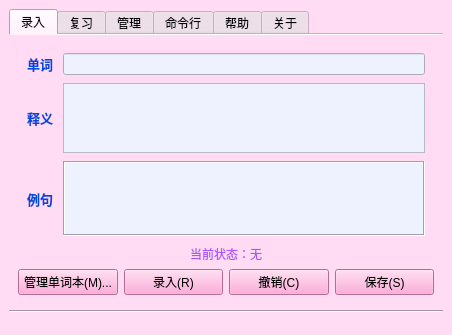
<?xml version="1.0" encoding="UTF-8"?>
<ui version="4.0">
 <class>MainWindow</class>
 <widget class="QMainWindow" name="MainWindow">
  <property name="geometry">
   <rect>
    <x>0</x>
    <y>0</y>
    <width>452</width>
    <height>329</height>
   </rect>
  </property>
  <property name="windowTitle">
   <string>MainWindow</string>
  </property>
  <property name="windowOpacity">
   <double>0.970000000000000</double>
  </property>
  <property name="styleSheet">
   <string notr="true">background-color: rgb(255, 220, 244);</string>
  </property>
  <widget class="QWidget" name="centralwidget">
   <layout class="QGridLayout" name="gridLayout">
    <property name="bottomMargin">
     <number>0</number>
    </property>
    <item row="2" column="0">
     <widget class="Line" name="line">
      <property name="orientation">
       <enum>Qt::Horizontal</enum>
      </property>
     </widget>
    </item>
    <item row="0" column="0">
     <widget class="QTabWidget" name="tabWidget">
      <property name="sizePolicy">
       <sizepolicy hsizetype="Expanding" vsizetype="Expanding">
        <horstretch>0</horstretch>
        <verstretch>0</verstretch>
       </sizepolicy>
      </property>
      <property name="font">
       <font>
        <family>Microsoft YaHei UI</family>
       </font>
      </property>
      <property name="tabShape">
       <enum>QTabWidget::Rounded</enum>
      </property>
      <property name="currentIndex">
       <number>0</number>
      </property>
      <property name="iconSize">
       <size>
        <width>12</width>
        <height>12</height>
       </size>
      </property>
      <property name="elideMode">
       <enum>Qt::ElideNone</enum>
      </property>
      <property name="documentMode">
       <bool>true</bool>
      </property>
      <widget class="QWidget" name="tab1">
       <attribute name="title">
        <string>录入</string>
       </attribute>
       <layout class="QGridLayout" name="gridLayout_2">
        <item row="5" column="0">
         <widget class="QPushButton" name="record_button_manage">
          <property name="font">
           <font>
            <family>Microsoft YaHei UI</family>
            <weight>50</weight>
            <bold>false</bold>
           </font>
          </property>
          <property name="styleSheet">
           <string notr="true">border-color: rgb(0, 0, 101);
background-color: rgb(255, 149, 206);</string>
          </property>
          <property name="text">
           <string>管理单词本(M)...</string>
          </property>
          <property name="shortcut">
           <string>Alt+M</string>
          </property>
          <property name="autoRepeatDelay">
           <number>240</number>
          </property>
          <property name="autoRepeatInterval">
           <number>70</number>
          </property>
         </widget>
        </item>
        <item row="5" column="2">
         <widget class="QPushButton" name="record_button_delete">
          <property name="font">
           <font>
            <family>Microsoft YaHei UI</family>
            <weight>50</weight>
            <bold>false</bold>
           </font>
          </property>
          <property name="styleSheet">
           <string notr="true">border-color: rgb(0, 0, 101);
background-color: rgb(255, 149, 206);</string>
          </property>
          <property name="text">
           <string>撤销(C)</string>
          </property>
          <property name="shortcut">
           <string>Alt+C</string>
          </property>
          <property name="autoRepeatDelay">
           <number>240</number>
          </property>
          <property name="autoRepeatInterval">
           <number>70</number>
          </property>
         </widget>
        </item>
        <item row="5" column="3">
         <widget class="QPushButton" name="record_button_save">
          <property name="font">
           <font>
            <family>Microsoft YaHei UI</family>
            <weight>50</weight>
            <bold>false</bold>
           </font>
          </property>
          <property name="styleSheet">
           <string notr="true">border-color: rgb(0, 0, 101);
background-color: rgb(255, 149, 206);</string>
          </property>
          <property name="text">
           <string>保存(S)</string>
          </property>
          <property name="shortcut">
           <string>Alt+S</string>
          </property>
          <property name="autoRepeatDelay">
           <number>240</number>
          </property>
          <property name="autoRepeatInterval">
           <number>70</number>
          </property>
         </widget>
        </item>
        <item row="5" column="1">
         <widget class="QPushButton" name="record_button_record">
          <property name="font">
           <font>
            <family>Microsoft YaHei UI</family>
            <weight>50</weight>
            <bold>false</bold>
           </font>
          </property>
          <property name="styleSheet">
           <string notr="true">border-color: rgb(0, 0, 101);
background-color: rgb(255, 149, 206);</string>
          </property>
          <property name="text">
           <string>录入(R)</string>
          </property>
          <property name="shortcut">
           <string>Alt+R</string>
          </property>
          <property name="autoRepeatDelay">
           <number>240</number>
          </property>
          <property name="autoRepeatInterval">
           <number>70</number>
          </property>
         </widget>
        </item>
        <item row="1" column="0" rowspan="2" colspan="4">
         <widget class="QFrame" name="frame">
          <property name="frameShape">
           <enum>QFrame::NoFrame</enum>
          </property>
          <property name="frameShadow">
           <enum>QFrame::Raised</enum>
          </property>
          <layout class="QGridLayout" name="gridLayout_3" rowstretch="2,2,4,1">
           <property name="bottomMargin">
            <number>0</number>
           </property>
           <property name="horizontalSpacing">
            <number>5</number>
           </property>
           <property name="verticalSpacing">
            <number>8</number>
           </property>
           <item row="1" column="2">
            <widget class="QPlainTextEdit" name="record_text_meaning">
             <property name="focusPolicy">
              <enum>Qt::StrongFocus</enum>
             </property>
             <property name="styleSheet">
              <string notr="true">background-color: rgb(238, 242, 255);</string>
             </property>
             <property name="tabChangesFocus">
              <bool>true</bool>
             </property>
            </widget>
           </item>
           <item row="1" column="0">
            <widget class="QLabel" name="record_label_meaing">
             <property name="font">
              <font>
               <family>Microsoft YaHei UI</family>
               <pointsize>10</pointsize>
               <weight>75</weight>
               <bold>true</bold>
              </font>
             </property>
             <property name="styleSheet">
              <string notr="true">color: rgb(0, 73, 221);</string>
             </property>
             <property name="text">
              <string>释义</string>
             </property>
            </widget>
           </item>
           <item row="2" column="2">
            <widget class="QPlainTextEdit" name="record_text_example">
             <property name="focusPolicy">
              <enum>Qt::StrongFocus</enum>
             </property>
             <property name="styleSheet">
              <string notr="true">background-color: rgb(238, 242, 255);</string>
             </property>
             <property name="frameShape">
              <enum>QFrame::Box</enum>
             </property>
             <property name="tabChangesFocus">
              <bool>true</bool>
             </property>
            </widget>
           </item>
           <item row="2" column="0">
            <widget class="QLabel" name="record_label_example">
             <property name="font">
              <font>
               <family>Microsoft YaHei UI</family>
               <pointsize>10</pointsize>
               <weight>75</weight>
               <bold>true</bold>
              </font>
             </property>
             <property name="styleSheet">
              <string notr="true">color: rgb(0, 73, 221);</string>
             </property>
             <property name="text">
              <string>例句</string>
             </property>
            </widget>
           </item>
           <item row="0" column="0">
            <widget class="QLabel" name="record_label_words">
             <property name="font">
              <font>
               <family>Microsoft YaHei UI</family>
               <pointsize>10</pointsize>
               <weight>75</weight>
               <bold>true</bold>
              </font>
             </property>
             <property name="styleSheet">
              <string notr="true">color: rgb(0, 73, 221);</string>
             </property>
             <property name="text">
              <string>单词</string>
             </property>
             <property name="alignment">
              <set>Qt::AlignLeading|Qt::AlignLeft|Qt::AlignVCenter</set>
             </property>
            </widget>
           </item>
           <item row="3" column="0" colspan="3">
            <widget class="QLabel" name="record_label_status">
             <property name="font">
              <font>
               <family>Microsoft YaHei UI</family>
               <strikeout>false</strikeout>
              </font>
             </property>
             <property name="styleSheet">
              <string notr="true">color: rgb(170, 85, 255)</string>
             </property>
             <property name="text">
              <string>当前状态：无</string>
             </property>
             <property name="alignment">
              <set>Qt::AlignCenter</set>
             </property>
            </widget>
           </item>
           <item row="0" column="2">
            <widget class="QLineEdit" name="record_text_word">
             <property name="focusPolicy">
              <enum>Qt::StrongFocus</enum>
             </property>
             <property name="styleSheet">
              <string notr="true">background-color: rgb(238, 242, 255);</string>
             </property>
            </widget>
           </item>
          </layout>
         </widget>
        </item>
       </layout>
      </widget>
      <widget class="QWidget" name="tab2">
       <attribute name="title">
        <string>复习</string>
       </attribute>
      </widget>
      <widget class="QWidget" name="tab3">
       <attribute name="title">
        <string>管理</string>
       </attribute>
      </widget>
      <widget class="QWidget" name="tab4">
       <attribute name="title">
        <string>命令行</string>
       </attribute>
      </widget>
      <widget class="QWidget" name="tab5">
       <attribute name="title">
        <string>帮助</string>
       </attribute>
       <layout class="QGridLayout" name="gridLayout_5">
        <item row="0" column="0">
         <widget class="QTextBrowser" name="textBrowser">
          <property name="frameShape">
           <enum>QFrame::NoFrame</enum>
          </property>
          <property name="verticalScrollBarPolicy">
           <enum>Qt::ScrollBarAlwaysOff</enum>
          </property>
          <property name="html">
           <string>&lt;!DOCTYPE HTML PUBLIC &quot;-//W3C//DTD HTML 4.0//EN&quot; &quot;http://www.w3.org/TR/REC-html40/strict.dtd&quot;&gt;
&lt;html&gt;&lt;head&gt;&lt;meta name=&quot;qrichtext&quot; content=&quot;1&quot; /&gt;&lt;style type=&quot;text/css&quot;&gt;
p, li { white-space: pre-wrap; }
&lt;/style&gt;&lt;/head&gt;&lt;body style=&quot; font-family:'SimSun'; font-size:9pt; font-weight:400; font-style:normal;&quot;&gt;
&lt;p style=&quot;-qt-paragraph-type:empty; margin-top:0px; margin-bottom:0px; margin-left:0px; margin-right:0px; -qt-block-indent:0; text-indent:0px; font-family:'SimSun';&quot;&gt;&lt;br /&gt;&lt;/p&gt;&lt;/body&gt;&lt;/html&gt;</string>
          </property>
         </widget>
        </item>
       </layout>
      </widget>
      <widget class="QWidget" name="tab6">
       <attribute name="title">
        <string>关于</string>
       </attribute>
       <layout class="QGridLayout" name="gridLayout_4">
        <item row="0" column="0">
         <widget class="QTextBrowser" name="about_text">
          <property name="styleSheet">
           <string notr="true"/>
          </property>
          <property name="frameShape">
           <enum>QFrame::NoFrame</enum>
          </property>
          <property name="verticalScrollBarPolicy">
           <enum>Qt::ScrollBarAlwaysOff</enum>
          </property>
          <property name="html">
           <string>&lt;!DOCTYPE HTML PUBLIC &quot;-//W3C//DTD HTML 4.0//EN&quot; &quot;http://www.w3.org/TR/REC-html40/strict.dtd&quot;&gt;
&lt;html&gt;&lt;head&gt;&lt;meta name=&quot;qrichtext&quot; content=&quot;1&quot; /&gt;&lt;style type=&quot;text/css&quot;&gt;
p, li { white-space: pre-wrap; }
&lt;/style&gt;&lt;/head&gt;&lt;body style=&quot; font-family:'SimSun'; font-size:9pt; font-weight:400; font-style:normal;&quot;&gt;
&lt;p align=&quot;center&quot; style=&quot; margin-top:0px; margin-bottom:0px; margin-left:0px; margin-right:0px; -qt-block-indent:0; text-indent:0px;&quot;&gt;&lt;span style=&quot; font-family:'Microsoft Yahei'; font-size:16pt; font-weight:600; color:#aa007f;&quot;&gt;关于&lt;/span&gt;&lt;/p&gt;
&lt;p align=&quot;center&quot; style=&quot;-qt-paragraph-type:empty; margin-top:0px; margin-bottom:0px; margin-left:0px; margin-right:0px; -qt-block-indent:0; text-indent:0px; font-family:'Microsoft Yahei'; font-size:12pt;&quot;&gt;&lt;br /&gt;&lt;/p&gt;
&lt;p align=&quot;center&quot; style=&quot;-qt-paragraph-type:empty; margin-top:0px; margin-bottom:0px; margin-left:0px; margin-right:0px; -qt-block-indent:0; text-indent:0px; font-family:'Microsoft Yahei'; font-size:12pt;&quot;&gt;&lt;br /&gt;&lt;/p&gt;
&lt;p align=&quot;center&quot; style=&quot; margin-top:0px; margin-bottom:0px; margin-left:0px; margin-right:0px; -qt-block-indent:0; text-indent:0px;&quot;&gt;&lt;span style=&quot; font-family:'Microsoft Yahei'; font-size:12pt;&quot;&gt;这是一个尝试结合记忆规律的自主型词汇记忆辅助工具，&lt;/span&gt;&lt;/p&gt;
&lt;p align=&quot;center&quot; style=&quot;-qt-paragraph-type:empty; margin-top:0px; margin-bottom:0px; margin-left:0px; margin-right:0px; -qt-block-indent:0; text-indent:0px; font-family:'Microsoft Yahei'; font-size:12pt;&quot;&gt;&lt;br /&gt;&lt;/p&gt;
&lt;p align=&quot;center&quot; style=&quot; margin-top:0px; margin-bottom:0px; margin-left:0px; margin-right:0px; -qt-block-indent:0; text-indent:0px;&quot;&gt;&lt;span style=&quot; font-family:'Microsoft Yahei'; font-size:12pt;&quot;&gt;基于Python3.8，GUI部分使用框架为PyQt5，&lt;/span&gt;&lt;/p&gt;
&lt;p align=&quot;center&quot; style=&quot;-qt-paragraph-type:empty; margin-top:0px; margin-bottom:0px; margin-left:0px; margin-right:0px; -qt-block-indent:0; text-indent:0px; font-family:'Microsoft Yahei'; font-size:12pt;&quot;&gt;&lt;br /&gt;&lt;/p&gt;
&lt;p align=&quot;center&quot; style=&quot; margin-top:0px; margin-bottom:0px; margin-left:0px; margin-right:0px; -qt-block-indent:0; text-indent:0px;&quot;&gt;&lt;span style=&quot; font-family:'Microsoft Yahei'; font-size:12pt;&quot;&gt;由Hoshino Koji独立完成设计开发。&lt;/span&gt;&lt;/p&gt;&lt;/body&gt;&lt;/html&gt;</string>
          </property>
          <property name="textInteractionFlags">
           <set>Qt::LinksAccessibleByKeyboard|Qt::LinksAccessibleByMouse</set>
          </property>
         </widget>
        </item>
        <item row="1" column="0">
         <widget class="QLabel" name="label">
          <property name="font">
           <font>
            <family>Microsoft YaHei UI</family>
            <pointsize>12</pointsize>
           </font>
          </property>
          <property name="styleSheet">
           <string notr="true">color: rgb(0, 170, 255);</string>
          </property>
          <property name="text">
           <string>Powered by Hoshino Koji, 2020.</string>
          </property>
          <property name="alignment">
           <set>Qt::AlignCenter</set>
          </property>
         </widget>
        </item>
       </layout>
      </widget>
     </widget>
    </item>
   </layout>
  </widget>
  <widget class="QStatusBar" name="statusbar"/>
 </widget>
 <tabstops>
  <tabstop>tabWidget</tabstop>
  <tabstop>record_text_word</tabstop>
  <tabstop>record_text_meaning</tabstop>
  <tabstop>record_text_example</tabstop>
  <tabstop>record_button_manage</tabstop>
  <tabstop>record_button_record</tabstop>
  <tabstop>record_button_delete</tabstop>
  <tabstop>record_button_save</tabstop>
 </tabstops>
 <resources/>
 <connections/>
</ui>
